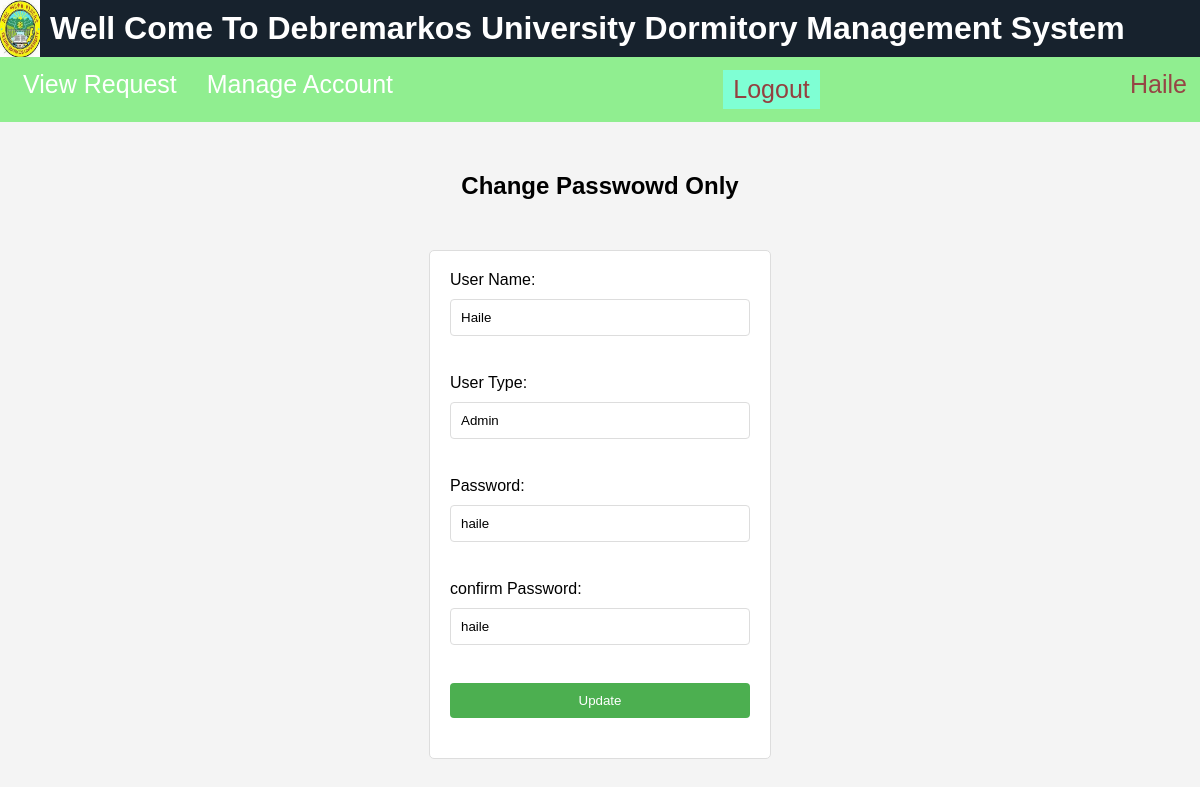
Screenshot of /Maintain/ManageAccount.php (signed in) with the database file from the repository.
### tables this page shows
CREATE TABLE `accounts` (
  `UserName` varchar(10) NOT NULL,
  `U_Type` varchar(20) NOT NULL,
  `Photo` varchar(36) NOT NULL,
  `password` varchar(40) NOT NULL,
  `Status` varchar(10) NOT NULL,
  `OfficeBlockId` int(2) NOT NULL,
  `OfficeRoomNo` int(2) NOT NULL
);

### Maintain/ManageAccount.php (the view, shortened to what this page needs)
<?php
  include 'header.php';
require("../connect.php");
    $userId = $_SESSION['username'];
    $query = "SELECT * FROM Accounts WHERE UserName = '$userId'";
    $result = mysqli_query($connect, $query);
    if (mysqli_num_rows($result) > 0) {
        $user = mysqli_fetch_assoc($result);
        ?>
        <!DOCTYPE html>
        <html>
        <head>
        </head>
        <body>
            <h2> Change Passwowd Only </h2>
            <form method="POST" action="">
                 <label for="newUserName">User Name:</label>
                <input type="text" id="newUserName" name="newUserName" value="<?php echo $user['UserName']; ?>" readonly>  <br><br>
                <label for="newUType">User Type:</label>
                <input type="text" id="newUType" name="newUType" value="<?php echo $user['U_Type']; ?>" readonly>         <br><br>
                 <label for="newPassword">Password:</label>
                <input type="text" id="newPassword" name="newPassword" required pattern="[a-z0-9A-Z_].{5,}" value="<?php echo $user['password']; ?>">   <br><br>
                <label for="nPassword">confirm Password:</label>
                <input type="text" id="nPassword" name="nPassword" value="<?php echo $user['password']; ?>">    <br><br>
                <input type="submit" value="Update">
            </form>
        </body>
        </html>
        <?php
    } else {
        echo "User not found.";
    }
?>

### style.css (style rules this page uses)
body { font-family: Arial, sans-serif; background-color: #f4f4f4; margin: 0; padding: 0; }
h2 { text-align: center; margin-top: 50px; }
form { max-width: 300px; margin: 0 auto; padding: 20px; background-color: #fff; border: 1px solid #ddd; border-radius: 5px; margin-top: 50px; }
label { display: block; margin-bottom: 10px; }
input, input[type="date"], input[type="text"], input[type="email"], input[type="password"] { width: 100%; padding: 10px; border: 1px solid #ddd; border-radius: 4px; margin-bottom: 20px; }
input[type="submit"] { background-color: #4caf50; color: #fff; border: none; padding: 10px 20px; border-radius: 4px; cursor: pointer; }

### rows the page displays
accounts: newUserName "Haile", newUType "Admin", newPassword "haile", nPassword "haile"

### other values shown
$_SESSION['username'] "Haile"
